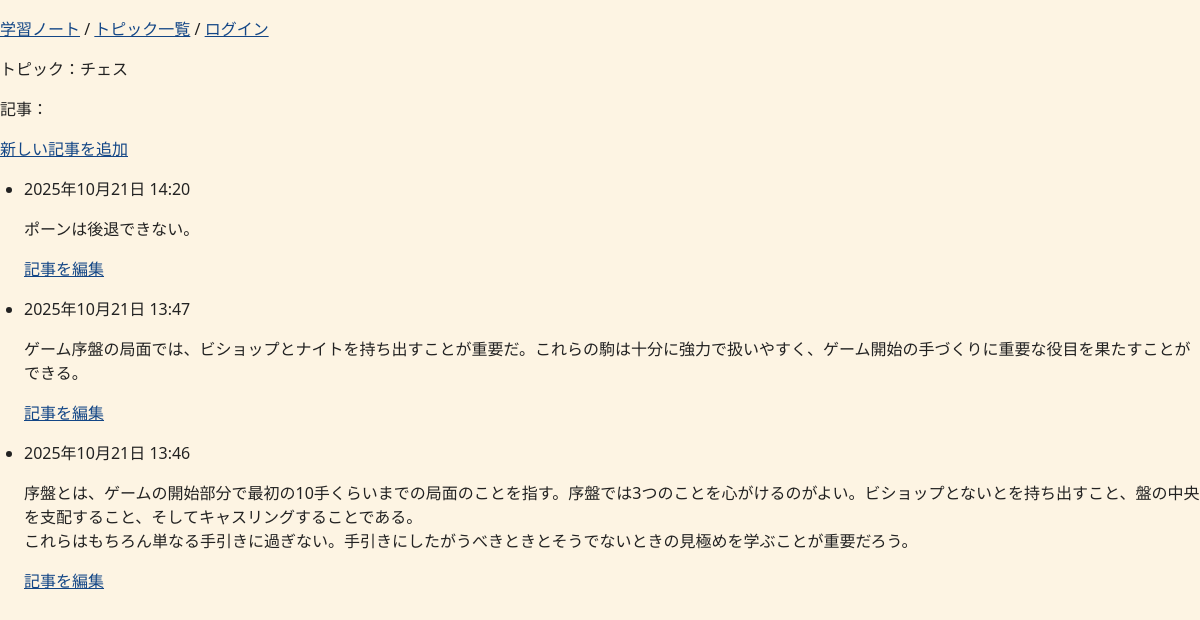
/topics/1/, run on the app's committed database.
### learning_logs/models.py (models this page shows, shortened)
class Topic(models.Model):
    text = models.CharField(max_length=200)
    date_added = models.DateTimeField(auto_now_add=True)

class Entry(models.Model):
    topic = models.ForeignKey(Topic, on_delete=models.CASCADE)
    text = models.TextField()
    date_added = models.DateTimeField(auto_now_add=True)
    class Meta:
        verbose_name_plural = 'entries'

### learning_logs/views.py (the view)
# urls.py: path('topics/<int:topic_id>/', views.topic, name='topic'),
def topic(request, topic_id):
    topic = Topic.objects.get(id=topic_id)
    entries = topic.entry_set.order_by('-date_added')
    context = {'topic': topic, 'entries': entries}
    return render(request, 'learning_logs/topic.html', context)

### learning_logs/templates/learning_logs/topic.html
{% extends "learning_logs/base.html" %}
{% block content %}
    <p>トピック：{{ topic.text }}</p>
    <p>記事：</p>
    <p>
        <a href="{% url 'learning_logs:new_entry' topic.id %}">新しい記事を追加</a>
    </p>
    <ul>
        {% for entry in entries %}
            <li>
                <p>{{ entry.date_added|date:'Y年m月d日 H:i' }}</p>
                <p>{{ entry.text|linebreaks }}</p>
                <p>
                    <a href="{% url 'learning_logs:edit_entry' entry.id %}">記事を編集</a>
                </p>
            </li>
        {% empty %}
            <li>このトピックにはまだ記事がありません。</li>
        {% endfor %}
    </ul>
{% endblock content %}

### static/css/style.css (style rules this page uses)
:root { --primary: #134686; --accent: #ED3F27; --highlight: #FEB21A; --background: #FDF4E3; --text-dark: #222; --text-light: #fff; }
body { background-color: var(--background); color: var(--text-dark); font-family: 'Segoe UI', sans-serif; margin: 0; padding: 0; }
a { color: var(--primary); text-decoration: underline; transition: color 0.3s ease; }
ul, ol { margin: 1rem 0; padding-left: 1.5rem; }
li { margin-bottom: 0.5rem; color: var(--text-dark); }

### data on the page
Topic: text "チェス"
Entry: date_added "2025年10月21日 14:20", text "ポーンは後退できない。"
Entry: date_added "2025年10月21日 13:47", text "ゲーム序盤の局面では、ビショップとナイトを持ち出すことが重要だ。これらの駒は十分に強力で扱いやすく、ゲーム開始の手づくりに重要な役目を果たすことができる。"
Entry: date_added "2025年10月21日 13:46", text "序盤とは、ゲームの開始部分で最初の10手くらいまでの局面のことを指す。序盤では3つのことを心がけるのがよい。ビショップとないとを持ち出すこと、盤の中央を支配すること、そしてキャスリングすることである。 これらはもちろん単なる手引きに過ぎない。手引きにしたがうべきときとそうでないときの見極めを学ぶことが重要だろう。"
